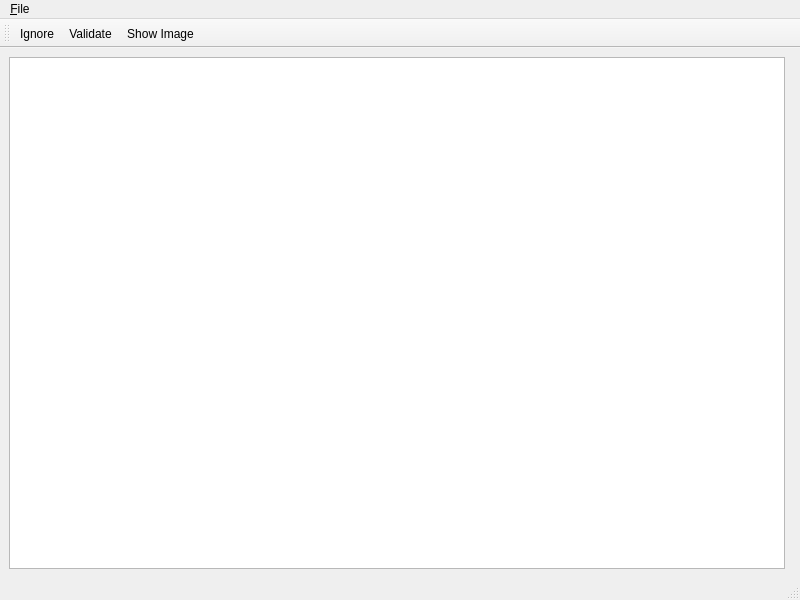
<?xml version="1.0" encoding="UTF-8"?>
<ui version="4.0">
 <class>MainWindow</class>
 <widget class="QMainWindow" name="MainWindow">
  <property name="geometry">
   <rect>
    <x>0</x>
    <y>0</y>
    <width>800</width>
    <height>600</height>
   </rect>
  </property>
  <property name="windowTitle">
   <string>Joint Inspector</string>
  </property>
  <widget class="QWidget" name="centralwidget">
   <layout class="QHBoxLayout" name="horizontalLayout">
    <item>
     <widget class="QTableView" name="sampleTable">
      <property name="sortingEnabled">
       <bool>true</bool>
      </property>
      <attribute name="horizontalHeaderStretchLastSection">
       <bool>true</bool>
      </attribute>
     </widget>
    </item>
    <item>
     <widget class="ImageWidget" name="widget" native="true"/>
    </item>
   </layout>
  </widget>
  <widget class="QMenuBar" name="menubar">
   <property name="geometry">
    <rect>
     <x>0</x>
     <y>0</y>
     <width>800</width>
     <height>21</height>
    </rect>
   </property>
   <widget class="QMenu" name="menu_File">
    <property name="title">
     <string>&amp;File</string>
    </property>
    <addaction name="actionSave_csv"/>
    <addaction name="actionExport_csv"/>
    <addaction name="actionExportIgnored"/>
    <addaction name="action_ExportRevalidation"/>
    <addaction name="separator"/>
    <addaction name="actionExit"/>
   </widget>
   <addaction name="menu_File"/>
  </widget>
  <widget class="QStatusBar" name="statusbar"/>
  <widget class="QToolBar" name="toolBar">
   <property name="windowTitle">
    <string>toolBar</string>
   </property>
   <attribute name="toolBarArea">
    <enum>TopToolBarArea</enum>
   </attribute>
   <attribute name="toolBarBreak">
    <bool>false</bool>
   </attribute>
   <addaction name="actionIgnore"/>
   <addaction name="actionValidate"/>
   <addaction name="actionShow_Image"/>
  </widget>
  <action name="actionExit">
   <property name="text">
    <string>Exit</string>
   </property>
  </action>
  <action name="actionIgnore">
   <property name="icon">
    <iconset resource="../resources.qrc">
     <normaloff>:/icons/icons/cancel.svg</normaloff>:/icons/icons/cancel.svg</iconset>
   </property>
   <property name="text">
    <string>Ignore</string>
   </property>
   <property name="toolTip">
    <string>Ignore this in the dataset</string>
   </property>
   <property name="shortcut">
    <string>X</string>
   </property>
  </action>
  <action name="actionValidate">
   <property name="icon">
    <iconset resource="../resources.qrc">
     <normaloff>:/icons/icons/search.svg</normaloff>:/icons/icons/search.svg</iconset>
   </property>
   <property name="text">
    <string>Validate</string>
   </property>
   <property name="toolTip">
    <string>Mark this sample as needing re-validation</string>
   </property>
   <property name="shortcut">
    <string>V</string>
   </property>
  </action>
  <action name="actionExport_csv">
   <property name="text">
    <string>Export .&amp;csv</string>
   </property>
  </action>
  <action name="actionSave_csv">
   <property name="text">
    <string>&amp;Save .csv</string>
   </property>
   <property name="shortcut">
    <string>Ctrl+S</string>
   </property>
  </action>
  <action name="action_ExportRevalidation">
   <property name="text">
    <string>Export Revalidation Samples</string>
   </property>
  </action>
  <action name="actionExportIgnored">
   <property name="text">
    <string>Export Ignored Samples</string>
   </property>
  </action>
  <action name="actionShow_Image">
   <property name="text">
    <string>Show Image</string>
   </property>
   <property name="toolTip">
    <string>Show image on current row</string>
   </property>
   <property name="shortcut">
    <string>Space</string>
   </property>
  </action>
 </widget>
 <customwidgets>
  <customwidget>
   <class>ImageWidget</class>
   <extends>QWidget</extends>
   <header>aisi_joints.ui.elements.imagewidget.h</header>
   <container>1</container>
  </customwidget>
 </customwidgets>
 <resources>
  <include location="../resources.qrc"/>
 </resources>
 <connections/>
</ui>
